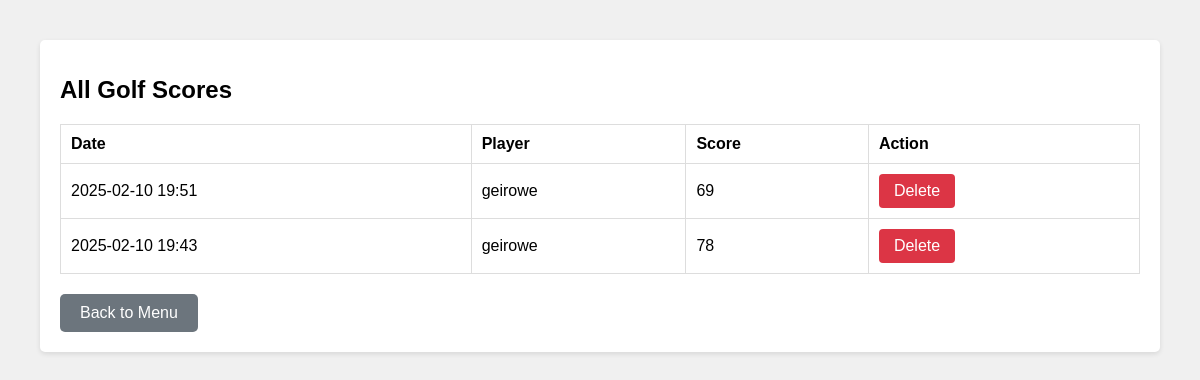
Before: /scores with the older database file.
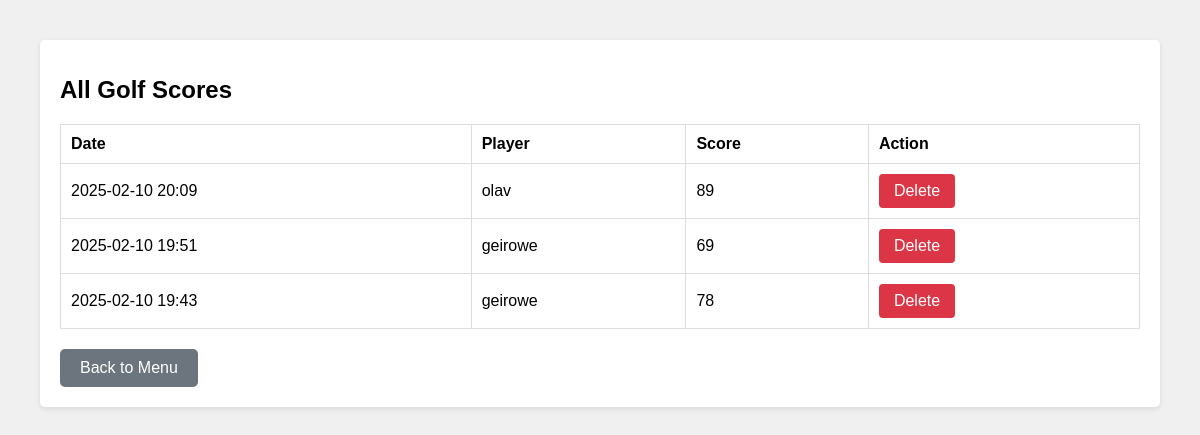
After: the same page with the newer database file.
### models.py (models this page shows, shortened)
class Score(db.Model):
    id = db.Column(db.Integer, primary_key=True)
    value = db.Column(db.Integer, nullable=False)
    date = db.Column(
        db.DateTime, nullable=False, default=lambda: datetime.now(timezone.utc)
    )
    player_id = db.Column(db.Integer, db.ForeignKey("player.id"), nullable=False)
    def local_date(self):
        return self.date.replace(tzinfo=timezone.utc).astimezone()

class Player(db.Model):
    id = db.Column(db.Integer, primary_key=True)
    name = db.Column(db.String(80), unique=True, nullable=False)
    handicap = db.Column(db.Float, nullable=False, default=0)
    scores = db.relationship("Score", backref="player", lazy=True)

### app.py (the view)
@app.route("/scores")
def list_scores():
    scores = Score.query.order_by(Score.date.desc()).all()
    return render_template("list_scores.html", scores=scores)

### templates/list_scores.html (shortened to what this page needs)
{% extends "base.html" %}
{% block content %}
    <h1>All Golf Scores</h1>
    {% if scores %}
    <table class="player-table">
        <thead>
            <tr>
                <th>Date</th>
                <th>Player</th>
                <th>Score</th>
                <th>Action</th>
            </tr>
        </thead>
        <tbody>
            {% for score in scores %}
            <tr>
                <td>{{ score.local_date().strftime('%Y-%m-%d %H:%M') }}</td>
                <td>{{ score.player.name }}</td>
                <td>{{ score.value }}</td>
                <td>
                    <form method="POST" action="{{ url_for('delete_score', score_id=score.id) }}" class="delete-form" onsubmit="return confirm('Are you sure you want to delete this score?');">
                        <button type="submit" class="btn-delete">Delete</button>
                    </form>
                </td>
            </tr>
            {% endfor %}
        </tbody>
    </table>
    {% else %}
    <p>No scores recorded yet.</p>
    {% endif %}
    <a href="{{ url_for('home') }}" class="button">Back to Menu</a>
{% endblock %}

Changed rows visible on the page:
added Score: local_date "2025-02-10 20:09", player.name "olav", value "89"
